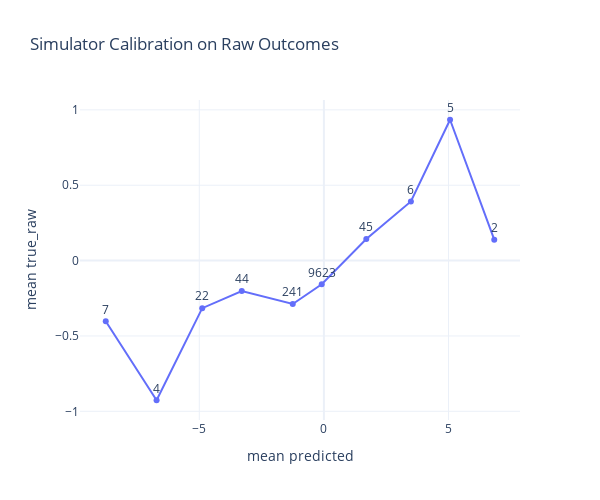

The code cell stored with this chart in its notebook:
### Code cell
bins = np.linspace(pred_sim.min(), pred_sim.max(), 11)
digitized = np.digitize(pred_sim, bins)
calibration = []
for b in range(1, len(bins)):
    mask = digitized == b
    count = int(mask.sum())
    if count == 0:
        continue
    calibration.append({
        "bin_center": float((bins[b - 1] + bins[b]) / 2),
        "mean_pred": float(pred_sim[mask].mean()),
        "mean_true": float(true_raw[mask].mean()),
        "count": count,
    })

cal_pred = np.array([c["mean_pred"] for c in calibration])
cal_true = np.array([c["mean_true"] for c in calibration])
cal_count = np.array([c["count"] for c in calibration])

fig = go.Figure()
fig.add_trace(
    go.Scatter(
        x=cal_pred,
        y=cal_true,
        mode="lines+markers+text",
        text=[str(int(c)) for c in cal_count],
        textposition="top center",
        name="simulator",
    )
)
fig.update_layout(
    title="Simulator Calibration on Raw Outcomes",
    xaxis_title="mean predicted",
    yaxis_title="mean true_raw",
    width=600,
    height=500,
    template="plotly_white",
)
fig.show()

calibration

### Figure 1 — Plotly figure (JSON) as saved in the notebook; plotly's stock layout.template omitted (floating-point values rounded to 4 significant figures)
{"data": [{"mode": "lines+markers+text", "name": "simulator", "text": ["7", "4", "22", "44", "241", "9623", "45", "6", "5", "2"], "textposition": "top center", "x": [-8.752, -6.713, -4.881, -3.295, -1.249, -0.08762, 1.701, 3.49, 5.061, 6.834], "y": [-0.4031, -0.9267, -0.3156, -0.2019, -0.288, -0.157, 0.1436, 0.3925, 0.9344, 0.1385], "type": "scatter"}], "layout": {"title": {"text": "Simulator Calibration on Raw Outcomes"}, "xaxis": {"title": {"text": "mean predicted"}}, "yaxis": {"title": {"text": "mean true_raw"}}, "width": 600, "height": 500}}
